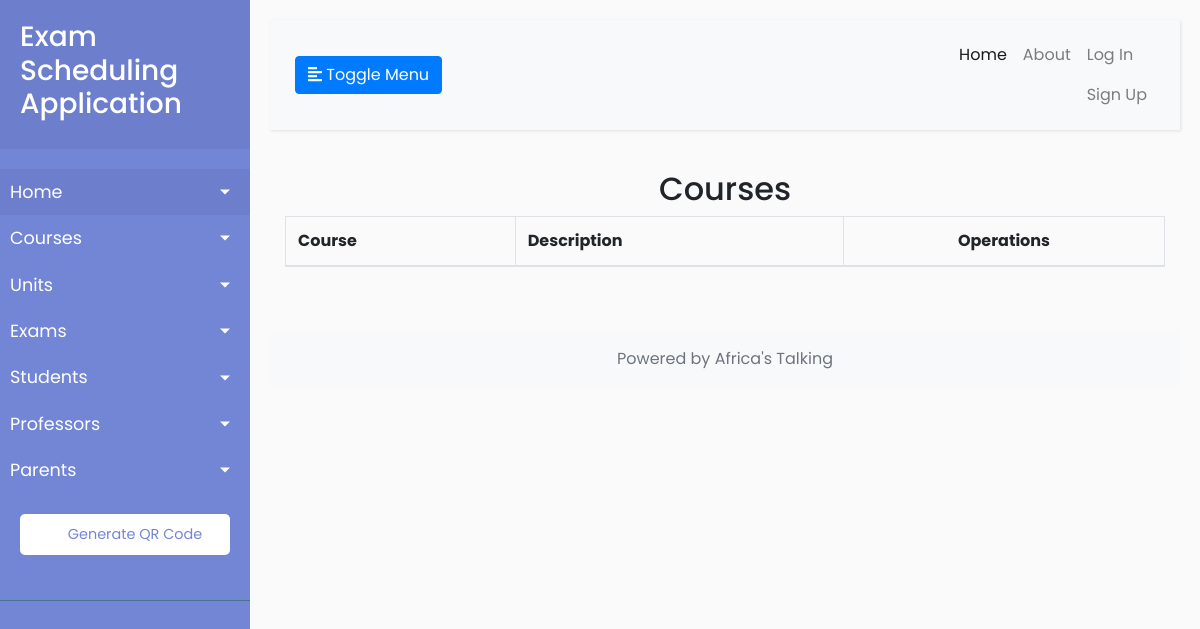
The app's page /courses, older data.
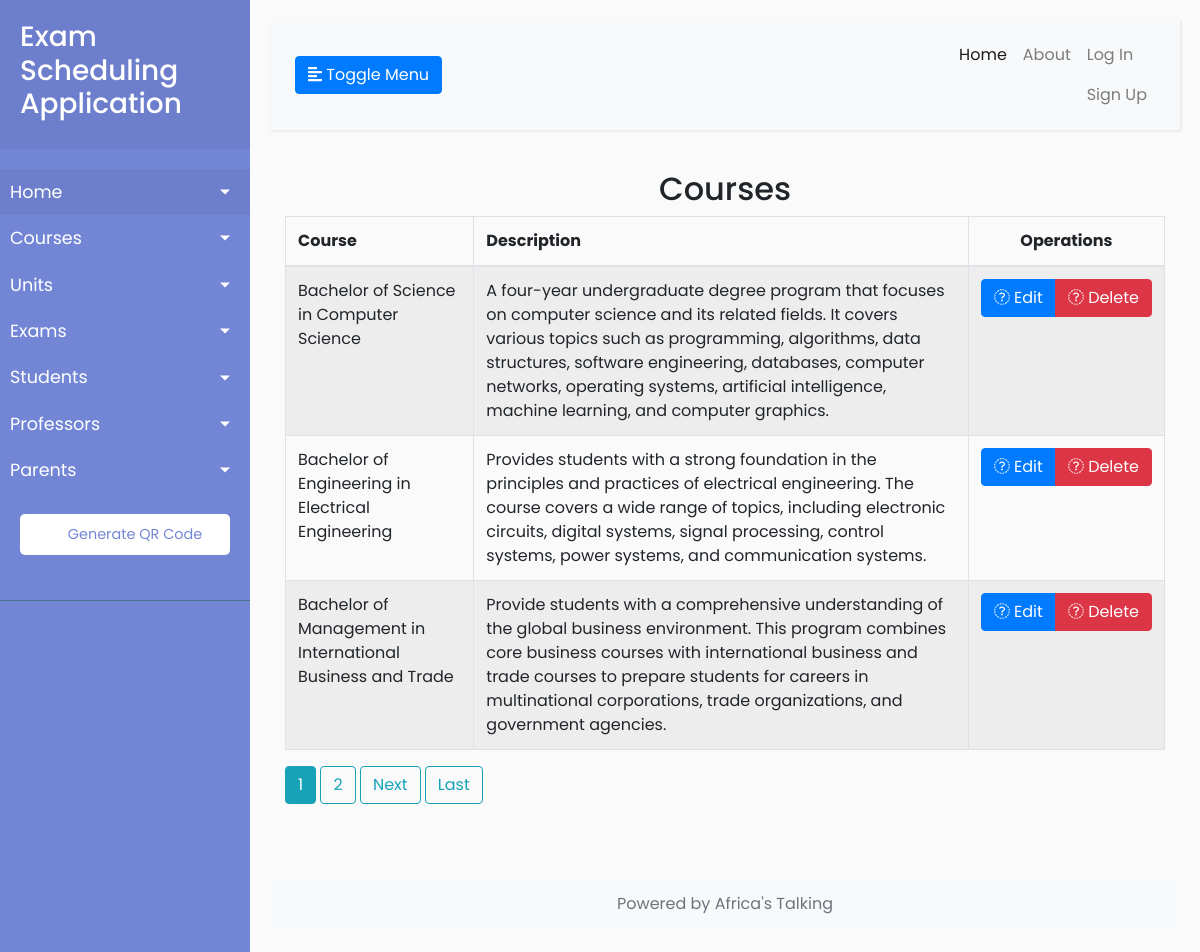
The same page, newer data.
### exams/models.py (models this page shows, shortened)
class Course(models.Model):
    name = models.CharField(max_length=100)
    description = models.TextField(max_length=1000, help_text="Enter a brief description of the course.")
    class Meta:
        verbose_name = "Course"
        verbose_name_plural = "Courses"

### exams/views.py (the view)
# urls.py: path('courses', CourseListView.as_view(), name='courses-list'),
class CourseListView(ListView):
    model = Course
    template_name = 'exams/courses_list.html'
    context_object_name = 'courses'
    paginate_by = 3

### exams/templates/exams/courses_list.html (shortened to what this page needs)
{% extends 'exams/base.html' %}
{% block content %}
    <div class="right_col" role="main">
        <div class="row">
            <div class="col-md-12">
                <div class="x_panel">
                    <div class="x_title">
                        <h2 class="text-center">Courses</h2>
                    </div>
                    <div class="x_content">
                        <table id="course-datatable" class="table table-striped table-bordered">
                            <thead>
                                <tr>
                                    <th>Course</th>
                                    <th>Description</th>
                                    <th class="text-center">Operations</th>
                                </tr>
                            </thead>
                            <tbody>
                                {% for course in courses %}
                                <tr>
                                    <td>{{ course.name }}</td>
                                    <td>{{ course.description }}</td>
                                    <td class="text-center">
                                        <div class="btn-group" role="group">
                                            <a href="{% url 'courses-update' course.pk %}" class="btn btn-primary btn-xs"><i class="fa fa-pencil"></i> Edit</a>
                                            <a href="{% url 'courses-delete' course.pk %}" class="btn btn-danger btn-xs"><i class="fa fa-remove"></i> Delete</a>
                                        </div>
                                    </td>
                                </tr>
                                {% endfor %}
                            </tbody>
                        </table>
                    </div>
                </div>
            </div>
        </div>
    </div>
    {% if is_paginated %}
    {% for num in page_obj.paginator.page_range %}
      {% if page_obj.number == num %}
        <a class="btn btn-info mb-4" href="?page={{ num }}">{{ num }}</a>
      {% elif num > page_obj.number|add:'-3' and num < page_obj.number|add:'3' %}
        <a class="btn btn-outline-info mb-4" href="?page={{ num }}">{{ num }}</a>
      {% endif %}
    {% endfor %}
    {% if page_obj.has_next %}
      <a class="btn btn-outline-info mb-4" href="?page={{ page_obj.next_page_number }}">Next</a>
      <a class="btn btn-outline-info mb-4" href="?page={{ page_obj.paginator.num_pages }}">Last</a>
    {% endif %}
  {% endif %}
{% endblock content %}

Row changes from the older to the newer data that the page shows:
added Course: name "Bachelor of Science in Computer Science", description "A four-year undergraduate degree program that focuses on computer science and its related fields. It covers various topics such as programming, algorithms, data structures, software engineering, databases, computer networks, operating systems, artificial intelligence, machine learning, and computer graphics."
added Course: name "Bachelor of Engineering in Electrical Engineering", description "Provides students with a strong foundation in the principles and practices of electrical engineering. The course covers a wide range of topics, including electronic circuits, digital systems, signal processing, control systems, power systems, and communication systems."
added Course: name "Bachelor of Management in International Business and Trade", description "Provide students with a comprehensive understanding of the global business environment. This program combines core business courses with international business and trade courses to prepare students for careers in multinational corporations, trade organizations, and government agencies."
Text that changed along with them:
new list line: "1"
new list line: "2"
text now shown: "Next Last"
